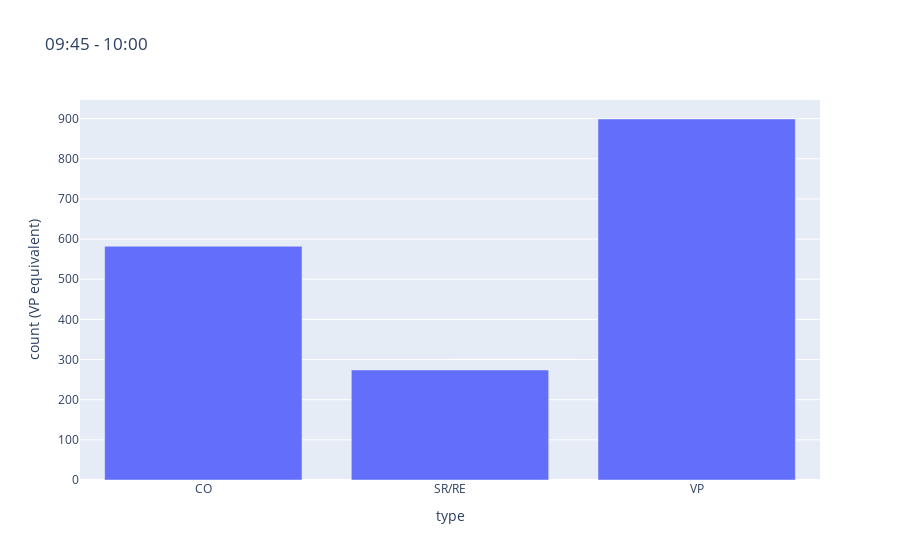

Notebook code cell kept with this figure:
### Markdown cell above
# 2.c. Converta os volumes em veículos de passeio equivalentes pelos fatores de conversão do DNIT indicados a seguir e apresente os resultados em intervalos de 15 minutos em uma tabela e em um gráfico de colunas;

### Code cell
convertion_factor = {
    'VP': 1,
    'CO': 1.5,
    'SR/RE': 2
}

def plot_vehicles_vp_eq_interval(interval):
    print('Time interval: ', interval[2])
    df = interval[3][['type', 'count']].groupby(['type']).count().reset_index()
    df['count'] = df['count'] * df['type'].map(convertion_factor)
    df['count (VP equivalent)'] = df['count']
    df = df[['type', 'count (VP equivalent)']]
    fig = px.bar(df, x='type', y='count (VP equivalent)', title=interval[2])
    fig.show()
    return df

i = 3
interval = intervals[i]
plot_vehicles_vp_eq_interval(interval)

### Figure 1 — Plotly figure (JSON) as saved in the notebook; plotly's stock layout.template omitted (floating-point values rounded to 4 significant figures)
{"data": [{"alignmentgroup": "True", "hovertemplate": "type=%{x}<br>count (VP equivalent)=%{y}<extra></extra>", "legendgroup": "", "marker": {"color": "#636efa", "pattern": {"shape": ""}}, "name": "", "offsetgroup": "", "orientation": "v", "showlegend": false, "textposition": "auto", "type": "bar", "x": ["CO", "SR/RE", "VP"], "xaxis": "x", "y": [582, 274, 899], "yaxis": "y"}], "layout": {"barmode": "relative", "legend": {"tracegroupgap": 0}, "title": {"text": "09:45 - 10:00"}, "xaxis": {"anchor": "y", "domain": [0, 1], "title": {"text": "type"}}, "yaxis": {"anchor": "x", "domain": [0, 1], "title": {"text": "count (VP equivalent)"}}}}
